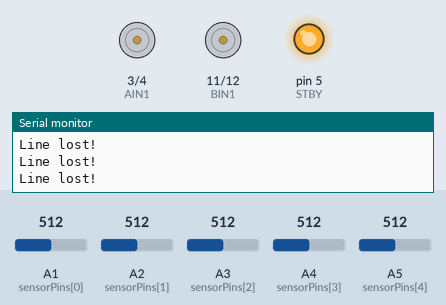
The sketch below on a simulated Arduino Uno, built with avr-gcc and run on an emulated ATmega328P. Shown: motor-driver pin pairs drawn as motors (green arrow = first pin HIGH = forward, orange = second pin HIGH = backward, longer = more drive, scaled by the enable pin, stopped while the standby pin is LOW), output pins drawn as LEDs (lit = HIGH), the last lines printed to the serial monitor. Inputs (shaded band) come from the test bench; at power-on: A1 (sensorPins[0]) = 512, A4 (sensorPins[3]) = 512, A2 (sensorPins[1]) = 512, A3 (sensorPins[2]) = 512, A5 (sensorPins[4]) = 512.

Above: at 1.2 s.
1.3 s: A1 (sensorPins[0]) set to 490
At 2.5 s:
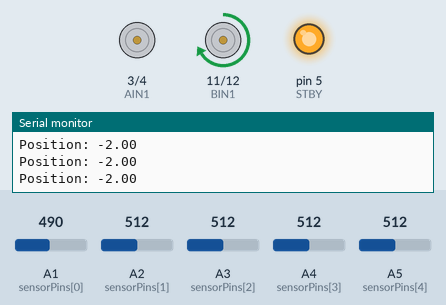
2.8 s: A4 (sensorPins[3]) set to 483
At 3.5 s:
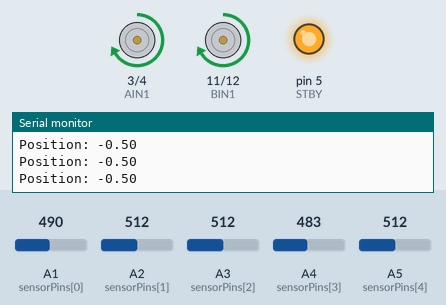
4.3 s: A1 (sensorPins[0]) set to 510
At 5.5 s:
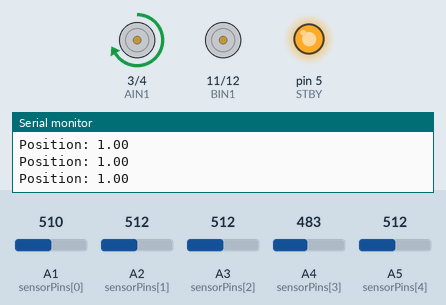
5.8 s: A4 (sensorPins[3]) set to 510
At 6.7 s:
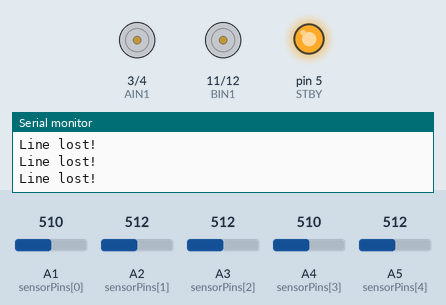
8.8 s: A2 (sensorPins[1]) set to 484
At 9.3 s:
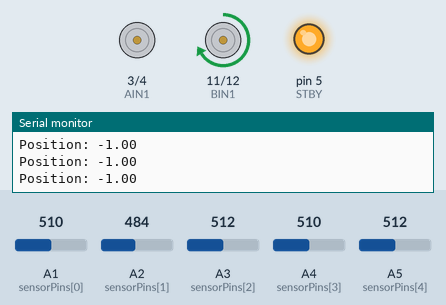
10.3 s: A4 (sensorPins[3]) set to 490
At 11.5 s:
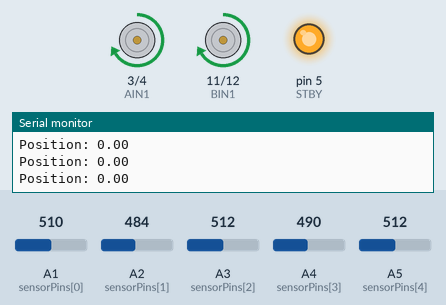
Timing chart, 0 to 12.8 s (numbered marks = the images above; inputs shaded):
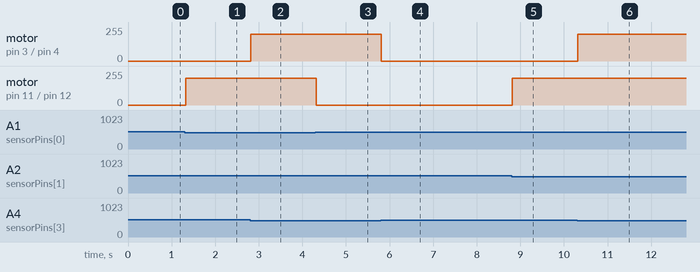

The sketch:

weightedaverage.ino
```cpp
int STBY = 5;

int AIN1 = 3;
int AIN2 = 4;
int PWMA = 9;

int BIN1 = 11;
int BIN2 = 12;
int PWMB = 10;

const int threshold = 500;
const int numSensors = 5;
int sensorPins[numSensors] = {A1, A2, A3, A4, A5};
int weights[numSensors] = {-2, -1, 0, 1, 2};

void setup() {
  pinMode(STBY, OUTPUT);
  pinMode(AIN1, OUTPUT);
  pinMode(AIN2, OUTPUT);
  pinMode(PWMA, OUTPUT);
  pinMode(BIN1, OUTPUT);
  pinMode(BIN2, OUTPUT);
  pinMode(PWMB, OUTPUT);

  digitalWrite(STBY, HIGH);
  Serial.begin(9600);
}

void forward() {
  digitalWrite(AIN1, HIGH);
  digitalWrite(AIN2, LOW);
  digitalWrite(BIN1,HIGH);
  digitalWrite(BIN2,LOW);
  analogWrite(PWMB, 200);
  analogWrite(PWMA, 200);
}
void right() {
  digitalWrite(AIN1, HIGH);
  digitalWrite(AIN2, LOW);
  digitalWrite(BIN1,LOW);
  digitalWrite(BIN2,LOW);
  analogWrite(PWMB, 0);
  analogWrite(PWMA, 200);
}
void left() {
  digitalWrite(AIN1, LOW);
  digitalWrite(AIN2, LOW);
  digitalWrite(BIN1,HIGH);
  digitalWrite(BIN2,LOW);
  analogWrite(PWMB, 200);
  analogWrite(PWMA, 0);
}
void stopMotors() {
  analogWrite(PWMA, 0);
  analogWrite(PWMB, 0);
  digitalWrite(AIN1, LOW);
  digitalWrite(AIN2, LOW);
  digitalWrite(BIN1, LOW);
  digitalWrite(BIN2, LOW);
}

void loop() {
  int weightedSum = 0;
  int sumValues = 0;

  // Read sensors
  for (int i = 0; i < numSensors; i++) {
    int val = analogRead(sensorPins[i]);
    int binaryVal = (val < threshold) ? 1 : 0; // Black=1, White=0
    weightedSum += binaryVal * weights[i];
    sumValues += binaryVal;
  }

  // If no sensors detect the line
  if (sumValues == 0) {
    stopMotors();
    Serial.println("Line lost!");
    return;
  }

  // Calculate position
  float position = (float)weightedSum / sumValues;
  Serial.print("Position: ");
  Serial.println(position);

  // Decision making
  if (position < -0.5) {
    left();
  } else if (position > 0.5) {
    right();
  } else {
    forward();
  }

  delay(20);
}
```

Measured:
- the behaviour switches between 500 and 499 on A1 (sensorPins[0]) (found by bisection; images 0 and 1)
- the behaviour switches between 500 and 499 on A4 (sensorPins[3]) (found by bisection; images 1 and 2)
- the behaviour switches between 500 and 499 on A2 (sensorPins[1]) (found by bisection; images 4 and 5)
- after the input at 1.3 s, motor on pin 11 (BIN1) / pin 12 (BIN2): stopped → forward 200/255 at once
- after the input at 2.8 s, motor on pin 3 (AIN1) / pin 4 (AIN2): stopped → forward 200/255 at once
- after the input at 4.3 s, motor on pin 11 (BIN1) / pin 12 (BIN2): forward 200/255 → stopped at once
- after the input at 5.8 s, motor on pin 3 (AIN1) / pin 4 (AIN2): forward 200/255 → stopped at once
- after the input at 8.8 s, motor on pin 11 (BIN1) / pin 12 (BIN2): stopped → forward 200/255 at once
- after the input at 10.3 s, motor on pin 3 (AIN1) / pin 4 (AIN2): stopped → forward 200/255 at once
